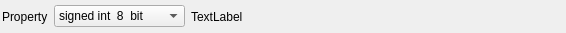
<?xml version="1.0" encoding="UTF-8"?>
<ui version="4.0">
 <class>NumericTypeWidget</class>
 <widget class="QFrame" name="NumericTypeWidget">
  <property name="geometry">
   <rect>
    <x>0</x>
    <y>0</y>
    <width>566</width>
    <height>33</height>
   </rect>
  </property>
  <layout class="QHBoxLayout" name="horizontalLayout">
   <property name="leftMargin">
    <number>2</number>
   </property>
   <property name="topMargin">
    <number>2</number>
   </property>
   <property name="rightMargin">
    <number>2</number>
   </property>
   <property name="bottomMargin">
    <number>2</number>
   </property>
   <item>
    <widget class="QLabel" name="label">
     <property name="text">
      <string>Property</string>
     </property>
    </widget>
   </item>
   <item>
    <widget class="QComboBox" name="value">
     <property name="sizePolicy">
      <sizepolicy hsizetype="Preferred" vsizetype="Fixed">
       <horstretch>0</horstretch>
       <verstretch>0</verstretch>
      </sizepolicy>
     </property>
     <property name="minimumSize">
      <size>
       <width>0</width>
       <height>0</height>
      </size>
     </property>
     <property name="layoutDirection">
      <enum>Qt::LeftToRight</enum>
     </property>
     <property name="sizeAdjustPolicy">
      <enum>QComboBox::AdjustToContents</enum>
     </property>
     <item>
      <property name="text">
       <string>signed int  8  bit</string>
      </property>
     </item>
     <item>
      <property name="text">
       <string>unsigned int  8  bit</string>
      </property>
     </item>
     <item>
      <property name="text">
       <string>signed int 16 bit</string>
      </property>
     </item>
     <item>
      <property name="text">
       <string>unsigned int 16 bit</string>
      </property>
     </item>
     <item>
      <property name="text">
       <string>signed int 32 bit</string>
      </property>
     </item>
     <item>
      <property name="text">
       <string>unsigned int 32 bit</string>
      </property>
     </item>
     <item>
      <property name="text">
       <string>signed int 64 bit</string>
      </property>
     </item>
     <item>
      <property name="text">
       <string>unsigned int 64 bit</string>
      </property>
     </item>
     <item>
      <property name="text">
       <string>Float 32 bit</string>
      </property>
     </item>
     <item>
      <property name="text">
       <string>Double 64 bit</string>
      </property>
     </item>
     <item>
      <property name="text">
       <string>Bool</string>
      </property>
     </item>
     <item>
      <property name="text">
       <string>Size_t</string>
      </property>
     </item>
    </widget>
   </item>
   <item>
    <widget class="QLabel" name="errorLabel">
     <property name="text">
      <string>TextLabel</string>
     </property>
    </widget>
   </item>
   <item>
    <spacer name="horizontalSpacer">
     <property name="orientation">
      <enum>Qt::Horizontal</enum>
     </property>
     <property name="sizeHint" stdset="0">
      <size>
       <width>40</width>
       <height>20</height>
      </size>
     </property>
    </spacer>
   </item>
  </layout>
 </widget>
 <resources/>
 <connections/>
</ui>
